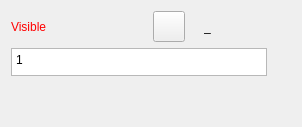
     <widget class="QWidget" name="tabControl">
      <attribute name="title">
       <string>Control</string>
      </attribute>
      <layout class="QVBoxLayout" name="verticalLayout_14">
       <item>
        <layout class="QHBoxLayout" name="horizontalLayout_15">
         <item alignment="Qt::AlignLeft">
          <widget class="QLabel" name="labelEditVisible">
           <property name="sizePolicy">
            <sizepolicy hsizetype="Fixed" vsizetype="Preferred">
             <horstretch>0</horstretch>
             <verstretch>0</verstretch>
            </sizepolicy>
           </property>
           <property name="palette">
            <palette>
             <active>
              <colorrole role="WindowText">
               <brush brushstyle="SolidPattern">
                <color alpha="255">
                 <red>255</red>
                 <green>0</green>
                 <blue>0</blue>
                </color>
               </brush>
              </colorrole>
             </active>
             <inactive>
              <colorrole role="WindowText">
               <brush brushstyle="SolidPattern">
                <color alpha="255">
                 <red>255</red>
                 <green>0</green>
                 <blue>0</blue>
                </color>
               </brush>
              </colorrole>
             </inactive>
             <disabled>
              <colorrole role="WindowText">
               <brush brushstyle="SolidPattern">
                <color alpha="255">
                 <red>159</red>
                 <green>158</green>
                 <blue>158</blue>
                </color>
               </brush>
              </colorrole>
             </disabled>
            </palette>
           </property>
           <property name="text">
            <string>Visible</string>
           </property>
          </widget>
         </item>
         <item>
          <spacer name="horizontalSpacer_11">
           <property name="orientation">
            <enum>Qt::Horizontal</enum>
           </property>
           <property name="sizeHint" stdset="0">
            <size>
             <width>40</width>
             <height>20</height>
            </size>
           </property>
          </spacer>
         </item>
         <item alignment="Qt::AlignRight">
          <widget class="QToolButton" name="toolButtonExprVisible">
           <property name="enabled">
            <bool>true</bool>
           </property>
           <property name="toolTip">
            <string>Formula wizard</string>
           </property>
           <property name="text">
            <string notr="true"/>
           </property>
           <property name="icon">
            <iconset resource="../../../../vmisc/share/resources/icon.qrc">
             <normaloff>:/icon/light/24x24/fx.png</normaloff>:/icon/light/24x24/fx.png</iconset>
           </property>
           <property name="iconSize">
            <size>
             <width>24</width>
             <height>24</height>
            </size>
           </property>
          </widget>
         </item>
         <item alignment="Qt::AlignRight">
          <widget class="QLabel" name="label_5">
           <property name="text">
            <string notr="true"/>
           </property>
           <property name="pixmap">
            <pixmap resource="../../../../vmisc/share/resources/icon.qrc">:/icon/light/24x24/equal.png</pixmap>
           </property>
          </widget>
         </item>
         <item alignment="Qt::AlignRight">
          <widget class="QLabel" name="labelResultVisible">
           <property name="sizePolicy">
            <sizepolicy hsizetype="Fixed" vsizetype="Preferred">
             <horstretch>0</horstretch>
             <verstretch>0</verstretch>
            </sizepolicy>
           </property>
           <property name="minimumSize">
            <size>
             <width>87</width>
             <height>0</height>
            </size>
           </property>
           <property name="toolTip">
            <string>Value</string>
           </property>
           <property name="text">
            <string notr="true">_</string>
           </property>
          </widget>
         </item>
        </layout>
       </item>
       <item>
        <layout class="QHBoxLayout" name="horizontalLayout_14">
         <item>
          <widget class="VPlainTextEdit" name="plainTextEditFormulaVisible">
           <property name="sizePolicy">
            <sizepolicy hsizetype="Expanding" vsizetype="Preferred">
             <horstretch>0</horstretch>
             <verstretch>0</verstretch>
            </sizepolicy>
           </property>
           <property name="maximumSize">
            <size>
             <width>16777215</width>
             <height>28</height>
            </size>
           </property>
           <property name="toolTip">
            <string>Create a formula that regulates visibility. Values different from &quot;0&quot; make a path visible.</string>
           </property>
           <property name="tabChangesFocus">
            <bool>true</bool>
           </property>
           <property name="plainText">
            <string>1</string>
           </property>
          </widget>
         </item>
         <item>
          <widget class="QPushButton" name="pushButtonGrowVisible">
           <property name="enabled">
            <bool>true</bool>
           </property>
           <property name="maximumSize">
            <size>
             <width>18</width>
             <height>18</height>
            </size>
           </property>
           <property name="sizeIncrement">
            <size>
             <width>0</width>
             <height>0</height>
            </size>
           </property>
           <property name="toolTip">
            <string>&lt;html&gt;&lt;head/&gt;&lt;body&gt;&lt;p&gt;Show full calculation in message box&lt;/p&gt;&lt;/body&gt;&lt;/html&gt;</string>
           </property>
           <property name="text">
            <string notr="true"/>
           </property>
           <property name="icon">
            <iconset theme="go-down"/>
           </property>
           <property name="iconSize">
            <size>
             <width>16</width>
             <height>16</height>
            </size>
           </property>
           <property name="flat">
            <bool>true</bool>
           </property>
          </widget>
         </item>
        </layout>
       </item>
       <item>
        <spacer name="verticalSpacer_5">
         <property name="orientation">
          <enum>Qt::Vertical</enum>
         </property>
         <property name="sizeHint" stdset="0">
          <size>
           <width>20</width>
           <height>40</height>
          </size>
         </property>
        </spacer>
       </item>
      </layout>
     </widget>
